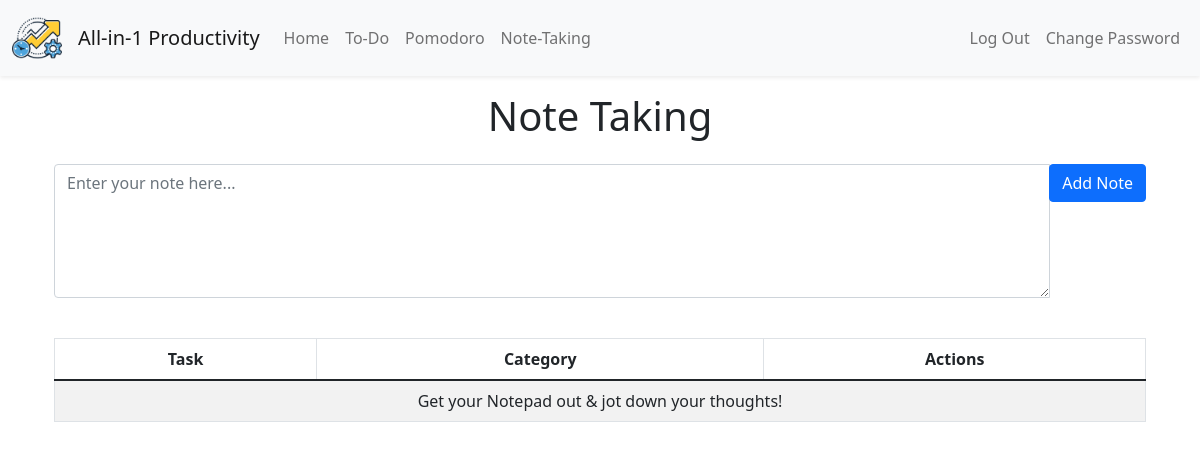
Page /note (signed in) on the earlier database version.
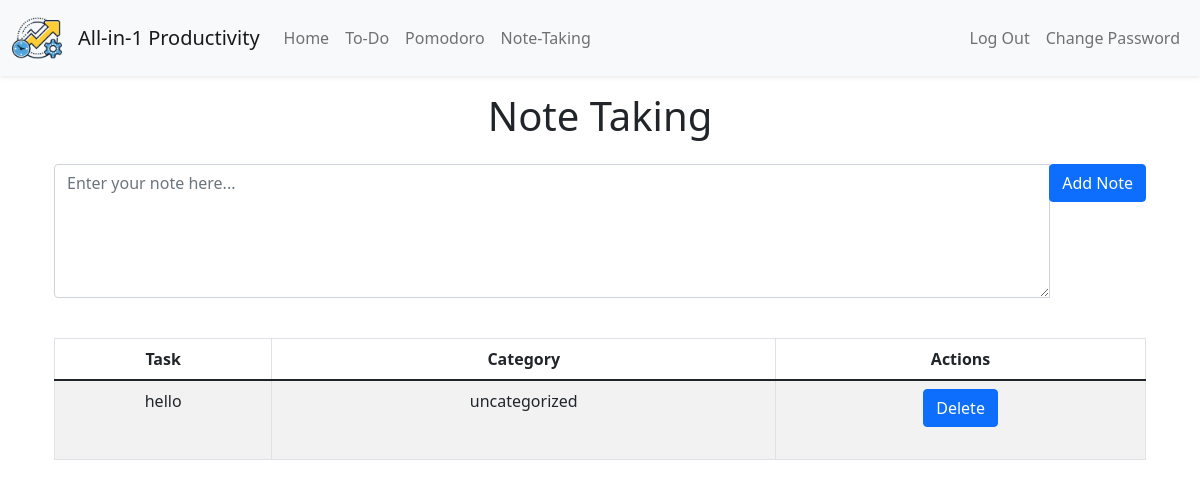
Same page on the later database version.
### tables this page shows
CREATE TABLE 'note' (note_id INTEGER PRIMARY KEY AUTOINCREMENT NOT NULL, note TEXT NOT NULL, category TEXT NOT NULL DEFAULT 'uncategorized', timestamp DATETIME DEFAULT CURRENT_TIMESTAMP, user_id INTEGER, FOREIGN KEY (user_id) REFERENCES users(id));

### app.py (the view, shortened to what this page needs)
@app.route('/note', methods=["GET", "POST"])
def note():
    notes = db.execute("SELECT * FROM note WHERE user_id = ?", session["user_id"])
    return render_template('note.html', notes=notes)

### app.py (called while the page is built)
@app.after_request
def after_request(response):
    response.headers["Cache-Control"] = "no-cache, no-store, must-revalidate"
    response.headers["Expires"] = 0
    response.headers["Pragma"] = "no-cache"
    return response

### templates/note.html (shortened to what this page needs)
{% extends "layout.html" %}
{% block main %}
<section class="note-taking-container container d-flex flex-column">
  <h1 class="text-center mb-4">Note Taking</h1>
  <form action="/note" method="POST" class="mb-4">
    <div class="input-group mb-3">
      <textarea class="form-control" id="noteInput" name="note" placeholder="Enter your note here..." rows="5"></textarea>
      <div class="input-group-append">
        <button type="submit" class="btn btn-primary">Add Note</button>
      </div>
    </div>
  </form>
  <table class="table table-striped table-bordered">
    <thead>
      <tr>
        <th class="text-center">Task</th>
        <th class="text-center">Category</th>
        <th class="text-center">Actions</th>
      </tr>
    </thead>
    <tbody>
      {% if not notes %}
        <tr>
          <td class="text-center" colspan="4">
            Get your Notepad out & jot down your thoughts!
          </td>
        </tr>
      {% else %}
       {% for row in notes %}
        <tr>
          <td class="text-center">
            {{ ' '.join(row.note.split()[:15]) }}{% if row.note.split()|length > 15 %}...{% endif %}
          </td>
          <td class="text-center">
            {{ row.category }}
          </td>
          <td class="text-center">
            <form action="/del_note" method="POST" class="mb-4">
              <button type="submit" class="btn btn-primary">Delete</button>
            </form>
          </td>
        </tr>
        {% endfor %}
       {% endif %}
    </tbody>
</section>
{% endblock %}

### templates/layout.html (shortened to what this page needs)
<!DOCTYPE html>
<html>
<head>
  <link href="https://cdn.jsdelivr.net/npm/bootstrap@5.1.3/dist/css/bootstrap.min.css" rel="stylesheet">
</head>
<body>
  <nav class="navbar navbar-expand-md navbar-light bg-light shadow-sm">
    <div class="container-fluid">
        <img class="navbar-brand" src="/static/ico.png" alt="All-in-1 Productivity Icon" width="50">
      <a class="navbar-brand" href="/"> All-in-1 Productivity</a>
      <div class="collapse navbar-collapse" id="navbarSupportedContent">
        <ul class="navbar-nav me-auto mb-2 mb-lg-0">
          <li class="nav-item">
            <a class="nav-link" aria-current="page" href="/">Home</a>
          </li>
          {% if session["user_id"] %}
            <li class="nav-item">
              <a class="nav-link" href="/to_do">To-Do</a>
            </li>
            <li class="nav-item">
              <a class="nav-link" href="/pomodoro">Pomodoro</a>
            </li>
            <li class="nav-item">
              <a class="nav-link" href="/note">Note-Taking</a>
            </li>
          {% endif %}
        </ul>
        <ul class="navbar-nav ms-auto mb-2 mb-lg-0">
          {% if session["user_id"] %}
            <li class="nav-item">
              <a class="nav-link" href="/logout">Log Out</a>
            </li>
            <li class="nav-item">
              <a class="nav-link" href="/changepassword">Change Password</a>
            </li>
          {% endif %}
        </ul>
      </div>
    </div>
  </nav>
  <main class="container mt-3"> {% block main %}
    {% endblock %}
  </main>
</body>
</html>

Differences in the rows shown:
added note: note "hello", category "uncategorized"
Other differences:
text no longer shown: "Get your Notepad out & jot down your thoughts!"
